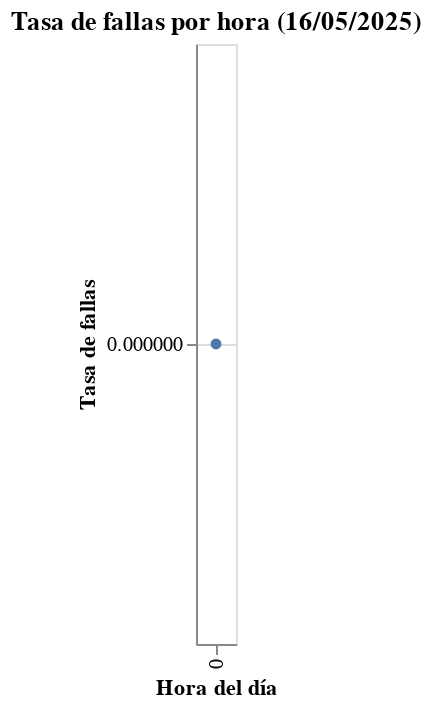

Source (notebook cell):
### Code cell
# === P3b: Tasa de fallas por hora en la fecha disponible ===
if not df_main.empty:
    required_cols = {'hora', 'service_status'}
    if required_cols.issubset(df_main.columns):
        s = df_main['service_status'].astype(str).str.upper()
        FAIL_TOKENS = {'FAIL','FAILED','ERROR','DROP','KO','FALLA','DOWN','TIMEOUT'}
        df_main['falla'] = s.isin(FAIL_TOKENS).astype(int)

        by_hour = df_main.groupby('hora', observed=True).agg(
            total=('falla','size'),
            fails=('falla','sum')
        ).reset_index()
        by_hour['tasa_falla'] = by_hour['fails'] / by_hour['total']

        chart = alt.Chart(by_hour).mark_line(point=True).encode(
            x=alt.X('hora:O', title='Hora del día'),
            y=alt.Y('tasa_falla:Q', title='Tasa de fallas'),
            tooltip=['hora', alt.Tooltip('tasa_falla:Q', format='.2f')]
        ).properties(title='Tasa de fallas por hora (16/05/2025)')
        display(chart)
    else:
        print("Faltan columnas: {'hora','service_status'}")

        # TODO: REVISAR POR QUE NO ESTA TRAYENDO BIEN LA HORA

### Figure 1 — Vega-Lite specification as saved in the notebook (floating-point values rounded to 4 significant figures)
{"config": {"view": {"continuousWidth": 300, "continuousHeight": 300}}, "data": {"name": "data-7eb7efbd3bd33eee8e5385e4308b6629"}, "mark": {"type": "line", "point": true}, "encoding": {"tooltip": [{"field": "hora", "type": "quantitative"}, {"field": "tasa_falla", "format": ".2f", "type": "quantitative"}], "x": {"field": "hora", "title": "Hora del día", "type": "ordinal"}, "y": {"field": "tasa_falla", "title": "Tasa de fallas", "type": "quantitative"}}, "title": "Tasa de fallas por hora (16/05/2025)", "$schema": "https://vega.github.io/schema/vega-lite/v5.20.1.json", "datasets": {"data-7eb7efbd3bd33eee8e5385e4308b6629": [{"hora": 0, "total": 200000, "fails": 0, "tasa_falla": 0.0}]}}
